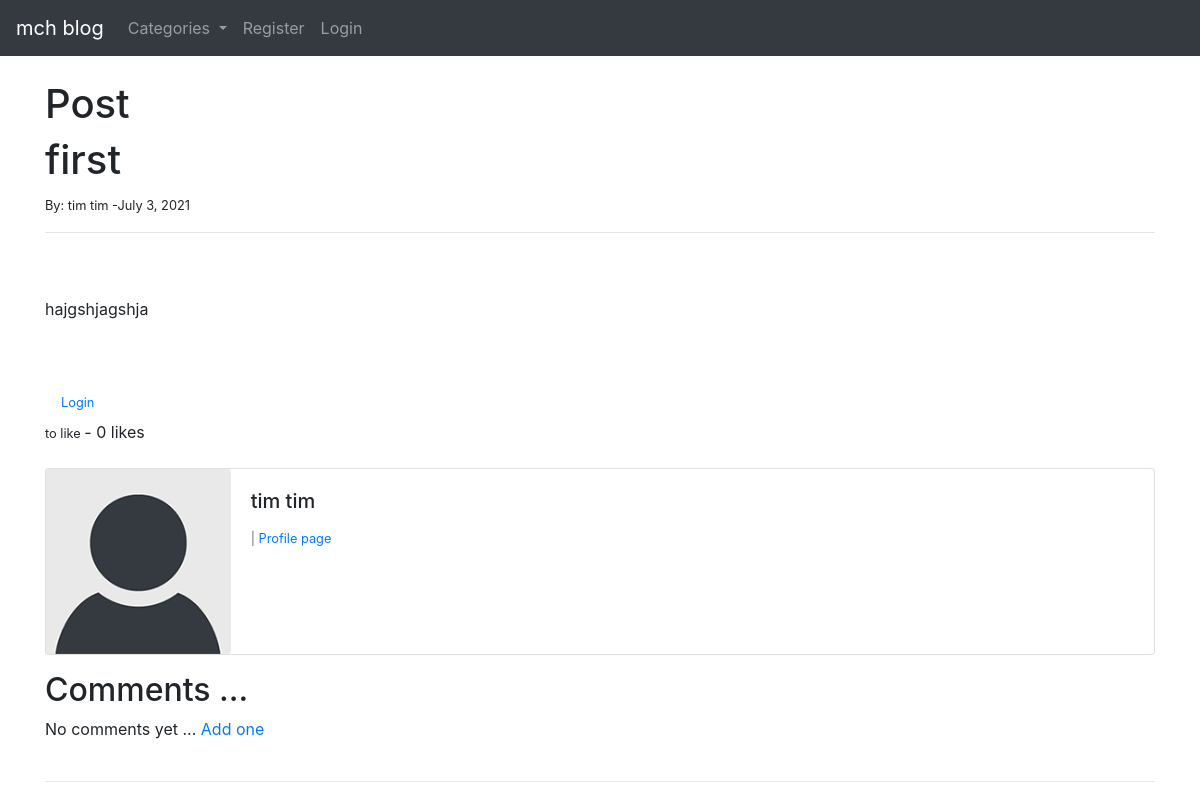
Page /article/21 on the committed database.
### theblog/models.py (models this page shows, shortened)
class Post(models.Model):
    title = models.CharField(max_length=255)
    header_image = models.ImageField(null=True, blank=True, upload_to='images/')
    title_tag = models.CharField(max_length=255)
    author = models.ForeignKey(User, on_delete=models.CASCADE)
    body = RichTextField(blank=True, null=True)
    post_date = models.DateField(auto_now_add=True)
    category = models.CharField(max_length=255, default='coding')
    snippet = models.CharField(max_length=255, default='snippet default')
    likes = models.ManyToManyField(User, related_name='post_likes')
    def total_likes(self):
        return self.likes.count()

### theblog/views.py (the view)
# urls.py: path('article/<int:pk>', ArticleDetailView.as_view(), name='article-detail'),
class ArticleDetailView(DetailView):
    model = Post
    template_name = 'article_details.html'
    def get_context_data(self, *args, **kwargs):
        cat_menu = Category.objects.all()
        context = super(ArticleDetailView, self).get_context_data(*args, **kwargs)
        context["cat_menu"] = cat_menu
        stuff = get_object_or_404(Post, id=self.kwargs['pk'])
        total_likes = stuff.total_likes()
        context["total_likes"] = total_likes
        liked = False
        if stuff.likes.filter(id = self.request.user.id ).exists():
            liked = True
        context["liked"] = liked
        return context

### theblog/models.py (called while the page is built)
    def __str__(self):
        return str(self.name)

### theblog/templates/article_details.html (shortened to what this page needs)
{% extends 'base.html' %}
{% load static %}
{%block content %}
<h1>Post</h1>
<h1>
  {{post.title}}
</h1>
<small>
  By: {{post.author.first_name}} {{post.author.last_name}} -{{post.post_date}}
</small>
<br />
<hr />
<br/> <br/>
{{post.body | safe}}
<br />
<br />
<form action="{% url 'like_post' post.pk %}" method="POST">
  {% if user.is_authenticated %}
  {% if liked %}
  <button type='submit' name='post_id' value='{{post.id}}' class="btn btn-danger btn-sm"> Unlike </button>
  {% else %}
  <button type='submit' name='post_id' value='{{post.id}}' class="btn btn-primary btn-sm"> Like </button>
  {% endif %}
  {% else %}
 <small> <a class="nav-link" href="{% url 'login' %}">Login</a> to like </small>
 {% endif %}
  - {{total_likes}} likes
</form>
<br/>
<div class="card mb-3">
  <div class="row no-gutters">
    <div class="col-md-2">
      {% if post.author.profile.profile_pic %}
     <img src="{{ post.author.profile.profile_pic.url }}" class="card-img">
      {% else %}
      <img src="{% static 'theblog/images/default_profile_pic.png' %}" class="card-img">
  {% endif %}
    </div>
    <div class="col-md-10">
      <div class="card-body">
        <h5 class="card-title"> {{post.author.first_name}} {{post.author.last_name}}   </h5>
        <p class="card-text"><small class="text-muted">
          | <a href="{% url 'show_profile_page' post.author.profile.id %}">Profile page </a>
           </small></p>
      </div>
    </div>
  </div>
</div>
<h2> Comments ... </h2>
{% if not post.comments.all %}
  No comments yet ... <a href="{% url 'add_comment' post.pk %}">Add one</a>
{% endif %}
<br /><br />
<hr />
<br />
{% endblock %}

### rows in the picture
Post: title "first", author.first_name "tim", author.last_name "tim", post_date "July 3, 2021", body "hajgshjagshja"

### other values in the picture
{{ total_likes }} "0"
